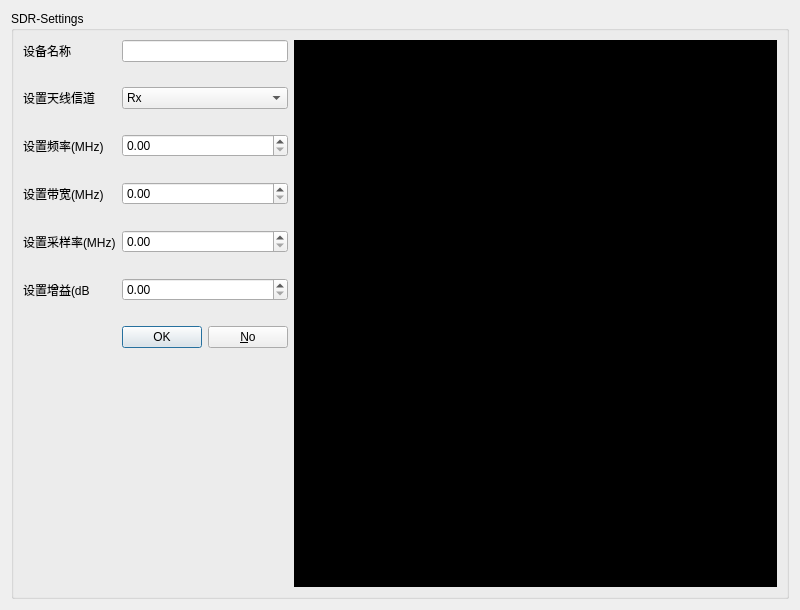
<?xml version="1.0" encoding="UTF-8"?>
<ui version="4.0">
 <class>SettingsWidget</class>
 <widget class="QWidget" name="SettingsWidget">
  <property name="geometry">
   <rect>
    <x>0</x>
    <y>0</y>
    <width>800</width>
    <height>610</height>
   </rect>
  </property>
  <property name="windowTitle">
   <string>Form</string>
  </property>
  <layout class="QGridLayout" name="gridLayout" columnstretch="1,0">
   <item row="0" column="0" colspan="2">
    <widget class="QGroupBox" name="groupBox">
     <property name="title">
      <string>SDR-Settings</string>
     </property>
     <layout class="QGridLayout" name="gridLayout_2" columnstretch="1,2">
      <item row="1" column="0">
       <layout class="QFormLayout" name="formLayout">
        <property name="horizontalSpacing">
         <number>6</number>
        </property>
        <property name="verticalSpacing">
         <number>25</number>
        </property>
        <item row="0" column="0">
         <widget class="QLabel" name="mBoardLabel">
          <property name="text">
           <string>设备名称</string>
          </property>
         </widget>
        </item>
        <item row="0" column="1">
         <widget class="QLineEdit" name="mBoardLineEdit">
          <property name="enabled">
           <bool>true</bool>
          </property>
          <property name="sizePolicy">
           <sizepolicy hsizetype="Preferred" vsizetype="Fixed">
            <horstretch>0</horstretch>
            <verstretch>0</verstretch>
           </sizepolicy>
          </property>
          <property name="echoMode">
           <enum>QLineEdit::Normal</enum>
          </property>
          <property name="dragEnabled">
           <bool>false</bool>
          </property>
          <property name="readOnly">
           <bool>true</bool>
          </property>
          <property name="cursorMoveStyle">
           <enum>Qt::LogicalMoveStyle</enum>
          </property>
         </widget>
        </item>
        <item row="1" column="0">
         <widget class="QLabel" name="mChannelLabel">
          <property name="text">
           <string>设置天线信道</string>
          </property>
         </widget>
        </item>
        <item row="1" column="1">
         <widget class="QComboBox" name="mChannelComboBox">
          <item>
           <property name="text">
            <string>Rx</string>
           </property>
          </item>
          <item>
           <property name="text">
            <string>Tx</string>
           </property>
          </item>
         </widget>
        </item>
        <item row="2" column="0">
         <widget class="QLabel" name="mFrequencyLabel">
          <property name="text">
           <string>设置频率(MHz)</string>
          </property>
         </widget>
        </item>
        <item row="2" column="1">
         <widget class="QDoubleSpinBox" name="mFrequencyDoubleSpinBox">
          <property name="maximum">
           <double>10000.000000000000000</double>
          </property>
         </widget>
        </item>
        <item row="3" column="0">
         <widget class="QLabel" name="mBandwidthLabel">
          <property name="sizePolicy">
           <sizepolicy hsizetype="Preferred" vsizetype="Preferred">
            <horstretch>0</horstretch>
            <verstretch>0</verstretch>
           </sizepolicy>
          </property>
          <property name="text">
           <string>设置带宽(MHz)</string>
          </property>
         </widget>
        </item>
        <item row="3" column="1">
         <widget class="QDoubleSpinBox" name="mBandwidthDoubleSpinBox">
          <property name="maximum">
           <double>10000.000000000000000</double>
          </property>
         </widget>
        </item>
        <item row="4" column="0">
         <widget class="QLabel" name="mSamplerateLabel">
          <property name="text">
           <string>设置采样率(MHz)</string>
          </property>
         </widget>
        </item>
        <item row="4" column="1">
         <widget class="QDoubleSpinBox" name="mSamplerateDoubleSpinBox">
          <property name="maximum">
           <double>10000.000000000000000</double>
          </property>
         </widget>
        </item>
        <item row="5" column="0">
         <widget class="QLabel" name="mGainLabel">
          <property name="text">
           <string>设置增益(dB</string>
          </property>
         </widget>
        </item>
        <item row="5" column="1">
         <widget class="QDoubleSpinBox" name="mGainDoubleSpinBox">
          <property name="sizePolicy">
           <sizepolicy hsizetype="Minimum" vsizetype="Fixed">
            <horstretch>0</horstretch>
            <verstretch>0</verstretch>
           </sizepolicy>
          </property>
          <property name="maximum">
           <double>10000.000000000000000</double>
          </property>
         </widget>
        </item>
        <item row="6" column="1">
         <widget class="QDialogButtonBox" name="mButtonBox">
          <property name="orientation">
           <enum>Qt::Horizontal</enum>
          </property>
          <property name="standardButtons">
           <set>QDialogButtonBox::No|QDialogButtonBox::Ok</set>
          </property>
          <property name="centerButtons">
           <bool>true</bool>
          </property>
         </widget>
        </item>
       </layout>
      </item>
      <item row="1" column="1">
       <widget class="QTextBrowser" name="mLogtextBrowser">
        <property name="sizePolicy">
         <sizepolicy hsizetype="Expanding" vsizetype="Expanding">
          <horstretch>0</horstretch>
          <verstretch>0</verstretch>
         </sizepolicy>
        </property>
        <property name="styleSheet">
         <string notr="true">font-size: 9pt &quot;Ubuntu&quot;;
background-color:rgb(0, 0, 0);
color:rgb(238, 238, 236);</string>
        </property>
        <property name="html">
         <string>&lt;!DOCTYPE HTML PUBLIC &quot;-//W3C//DTD HTML 4.0//EN&quot; &quot;http://www.w3.org/TR/REC-html40/strict.dtd&quot;&gt;
&lt;html&gt;&lt;head&gt;&lt;meta name=&quot;qrichtext&quot; content=&quot;1&quot; /&gt;&lt;style type=&quot;text/css&quot;&gt;
p, li { white-space: pre-wrap; }
&lt;/style&gt;&lt;/head&gt;&lt;body style=&quot; font-family:'Ubuntu'; font-size:9pt; font-weight:400; font-style:normal;&quot;&gt;
&lt;p style=&quot;-qt-paragraph-type:empty; margin-top:0px; margin-bottom:0px; margin-left:0px; margin-right:0px; -qt-block-indent:0; text-indent:0px; font-family:'Ubuntu';&quot;&gt;&lt;br /&gt;&lt;/p&gt;&lt;/body&gt;&lt;/html&gt;</string>
        </property>
        <property name="textInteractionFlags">
         <set>Qt::TextBrowserInteraction</set>
        </property>
       </widget>
      </item>
     </layout>
    </widget>
   </item>
  </layout>
 </widget>
 <resources/>
 <connections/>
</ui>
